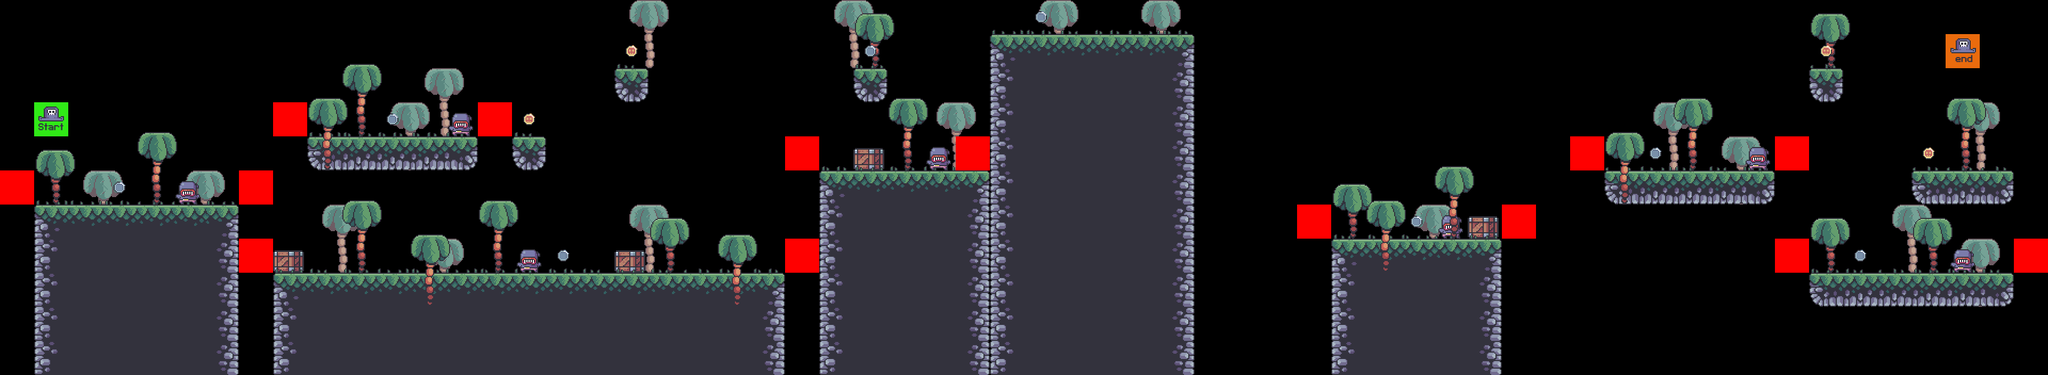

Below is a game level as drawn by its tile map, then a one-line description and the .tmx that defines it (tile-layer data replaced by summaries):
An orthogonal 60x11 tile map with 64x64 px tiles, 9 tile layers (bg_palms, terrain, crates, grass, ...), 7 tilesets.

<map version="1.10" tiledversion="1.10.2" orientation="orthogonal" renderorder="right-down" width="60" height="11" tilewidth="64" tileheight="64" infinite="0" nextlayerid="11" nextobjectid="1">
 <editorsettings>
  <export target="../0/level_0_terrain.csv" format="csv" />
 </editorsettings>
 <tileset firstgid="1" source="../tile_sets/terrain_tiles.tsx" />
 <tileset firstgid="17" source="../tile_sets/coin_tiles.tsx" />
 <tileset firstgid="19" source="../tile_sets/grass_tiles.tsx" />
 <tileset firstgid="24" source="../tile_sets/palms.tsx" />
 <tileset firstgid="27" source="../tile_sets/creates.tsx" />
 <tileset firstgid="28" source="../tile_sets/setup_tiles.tsx" />
 <tileset firstgid="30" source="../tile_sets/ememie_setup_tiles.tsx" />
 <layer id="5" name="bg_palms" width="60" height="11">
  <data>[660 cells, 18 non-empty, 1 distinct tile ids]</data>
 </layer>
 <layer id="1" name="terrain" width="60" height="11">
  <data>[660 cells, 208 non-empty, 10 distinct tile ids]</data>
 </layer>
 <layer id="6" name="crates" width="60" height="11">
  <data>[660 cells, 4 non-empty, 1 distinct tile ids]</data>
 </layer>
 <layer id="3" name="grass" width="60" height="11">
  <data>[660 cells, 60 non-empty, 5 distinct tile ids]</data>
 </layer>
 <layer id="9" name="enemies" width="60" height="11">
  <data>[660 cells, 7 non-empty, 1 distinct tile ids]</data>
 </layer>
 <layer id="10" name="constrains" width="60" height="11">
  <data>[660 cells, 14 non-empty, 1 distinct tile ids]</data>
 </layer>
 <layer id="4" name="fg_palms" width="60" height="11">
  <data>[660 cells, 20 non-empty, 2 distinct tile ids]</data>
 </layer>
 <layer id="2" name="coins" width="60" height="11">
  <data>[660 cells, 12 non-empty, 2 distinct tile ids]</data>
 </layer>
 <layer id="8" name="player" width="60" height="11">
  <data>[660 cells, 2 non-empty, 2 distinct tile ids]</data>
 </layer>
</map>
